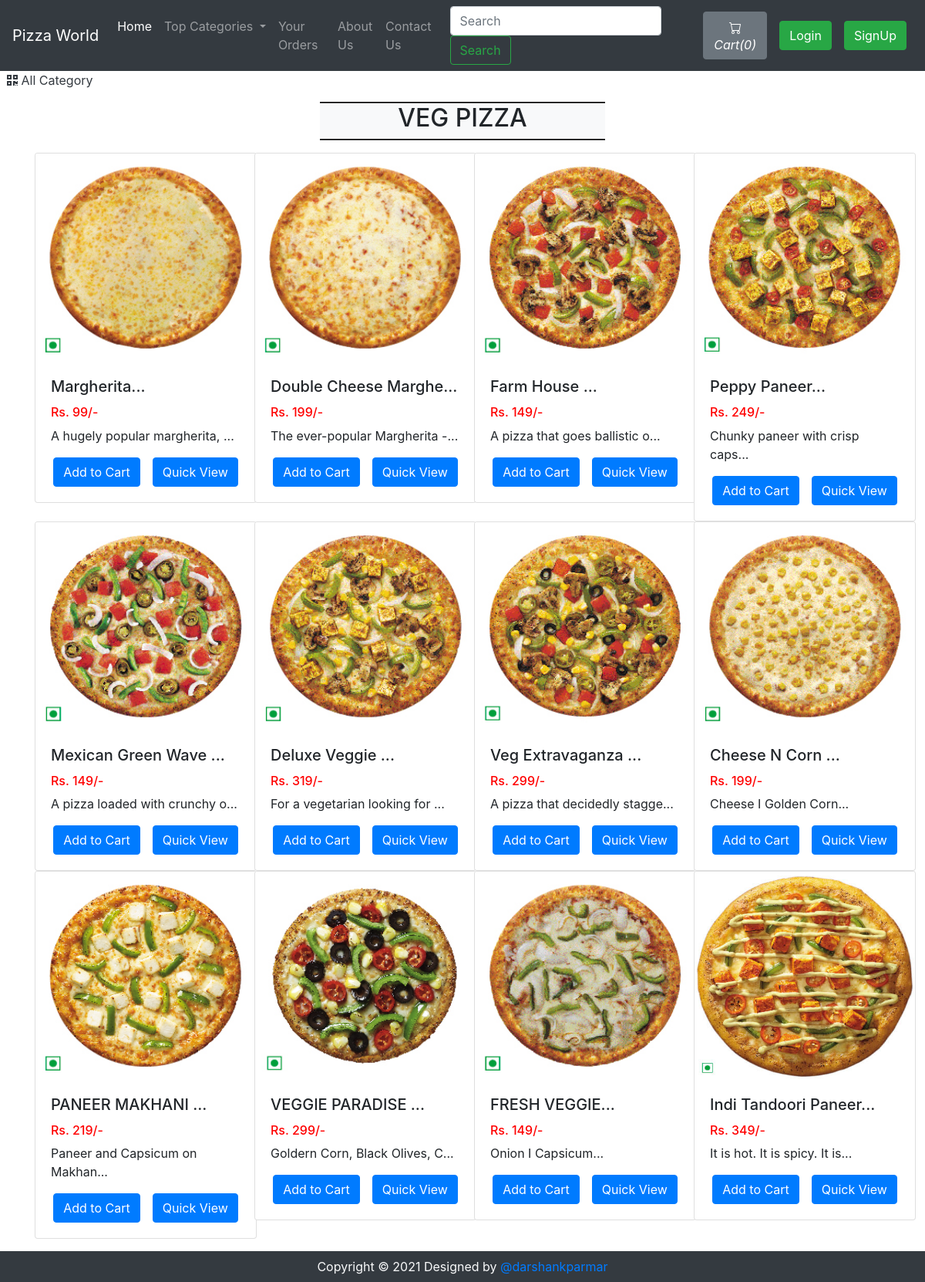
Screenshot of /viewPizzaList.php?catid=1 with the database file from the repository.
### tables this page shows
CREATE TABLE `sitedetail` (
  `tempId` int(11) NOT NULL,
  `systemName` varchar(21) NOT NULL,
  `email` varchar(35) NOT NULL,
  `contact1` bigint(21) NOT NULL,
  `contact2` bigint(21) DEFAULT NULL COMMENT 'Optional',
  `address` text NOT NULL,
  `dateTime` datetime NOT NULL DEFAULT current_timestamp()
);

CREATE TABLE `pizza` (
  `pizzaId` int(12) NOT NULL,
  `pizzaName` varchar(255) NOT NULL,
  `pizzaPrice` int(12) NOT NULL,
  `pizzaDesc` text NOT NULL,
  `pizzaCategorieId` int(12) NOT NULL,
  `pizzaPubDate` datetime NOT NULL DEFAULT current_timestamp()
);

### viewPizzaList.php (the view, shortened to what this page needs)
<!doctype html>
<html lang="en">
<head>
    <link rel="stylesheet" href="https://stackpath.bootstrapcdn.com/bootstrap/4.4.1/css/bootstrap.min.css">
    <link rel="stylesheet" href="https://use.fontawesome.com/releases/v5.8.2/css/all.css">
</head>
<body>
    <?php include 'partials/_dbconnect.php';?>
    <?php require 'partials/_nav.php' ?>
    <div>&nbsp;
        <a href="index.php" class="active text-dark">
        <i class="fas fa-qrcode"></i>
            <span>All Category</span>
        </a>
    </div>
    <div class="container my-3" id="cont">
        <div class="col-lg-4 text-center bg-light my-3" style="margin:auto;border-top: 2px groove black;border-bottom: 2px groove black;">
            <h2 class="text-center"><span id="catTitle">Items</span></h2>
        </div>
        <div class="row">
        <?php
            $id = $_GET['catid'];
            $sql = "SELECT * FROM `pizza` WHERE pizzaCategorieId = $id";
            $result = mysqli_query($conn, $sql);
            while($row = mysqli_fetch_assoc($result)){
                $pizzaId = $row['pizzaId'];
                $pizzaName = $row['pizzaName'];
                $pizzaPrice = $row['pizzaPrice'];
                $pizzaDesc = $row['pizzaDesc'];
                echo '<div class="col-xs-3 col-sm-3 col-md-3">
                        <div class="card" style="width: 18rem;">
                            <img src="img/pizza-'.$pizzaId. '.jpg" class="card-img-top" alt="image for this pizza" width="249px" height="270px">
                            <div class="card-body">
                                <h5 class="card-title">' . substr($pizzaName, 0, 20). '...</h5>
                                <h6 style="color: #ff0000">Rs. '.$pizzaPrice. '/-</h6>
                                <p class="card-text">' . substr($pizzaDesc, 0, 29). '...</p>
                                <div class="row justify-content-center">';
                                if($loggedin){
                                    $quaSql = "SELECT `itemQuantity` FROM `viewcart` WHERE pizzaId = '$pizzaId' AND `userId`='$userId'";
                                    $quaresult = mysqli_query($conn, $quaSql);
                                    $quaExistRows = mysqli_num_rows($quaresult);
                                    if($quaExistRows == 0) {
                                        echo '<form action="partials/_manageCart.php" method="POST">
                                              <input type="hidden" name="itemId" value="'.$pizzaId. '">
                                              <button type="submit" name="addToCart" class="btn btn-primary mx-2">Add to Cart</button>';
                                    }else {
                                        echo '<a href="viewCart.php"><button class="btn btn-primary mx-2">Go to Cart</button></a>';
                                    }
                                }
                                else{
                                    echo '<button class="btn btn-primary mx-2" data-toggle="modal" data-target="#loginModal">Add to Cart</button>';
                                }
                            echo '</form>
                                <a href="viewPizza.php?pizzaid=' . $pizzaId . '" class="mx-2"><button class="btn btn-primary">Quick View</button></a>
                                </div>
                            </div>
                        </div>
                    </div>';
            }
            ?>
        </div>
    </div>
    <?php require 'partials/_footer.php' ?>
</body>
</html>

### partials/_nav.php (shortened to what this page needs)
<?php
if(isset($_SESSION['loggedin']) && $_SESSION['loggedin']==true){
  $loggedin= true;
  $userId = $_SESSION['userId'];
  $username = $_SESSION['username'];
}
else{
  $loggedin = false;
  $userId = 0;
}
$sql = "SELECT * FROM `sitedetail`";
$result = mysqli_query($conn, $sql);
$row = mysqli_fetch_assoc($result);
$systemName = $row['systemName'];
echo '<nav class="navbar navbar-expand-lg navbar-dark bg-dark">
      <a class="navbar-brand" href="index.php">'.$systemName.'</a>
      <button class="navbar-toggler" type="button" data-toggle="collapse" data-target="#navbarSupportedContent" aria-controls="navbarSupportedContent" aria-expanded="false" aria-label="Toggle navigation">
        <span class="navbar-toggler-icon"></span>
      </button>
      <div class="collapse navbar-collapse" id="navbarSupportedContent">
        <ul class="navbar-nav mr-auto">
          <li class="nav-item active">
            <a class="nav-link" href="index.php">Home <span class="sr-only">(current)</span></a>
          </li>
          <li class="nav-item dropdown">
            <a class="nav-link dropdown-toggle" href="#" id="navbarDropdown" role="button" data-toggle="dropdown" aria-haspopup="true" aria-expanded="false">
              Top Categories
            </a>
            <div class="dropdown-menu" aria-labelledby="navbarDropdown">';
            echo '</div>
          </li>
          <li class="nav-item">
            <a class="nav-link" href="viewOrder.php">Your Orders</a>
          </li>
          <li class="nav-item">
            <a class="nav-link" href="about.php">About Us</a>
          </li>
          <li class="nav-item">
            <a class="nav-link" href="contact.php">Contact Us</a>
          </li>
        </ul>
        <form method="get" action="/OnlinePizzaDelivery/search.php" class="form-inline my-2 my-lg-0 mx-3">
          <input class="form-control mr-sm-2" type="search" name="search" id="search" placeholder="Search" aria-label="Search" required>
          <button class="btn btn-outline-success my-2 my-sm-0" type="submit">Search</button>
        </form>';
        $countsql = "SELECT SUM(`itemQuantity`) FROM `viewcart` WHERE `userId`=$userId";
        $countresult = mysqli_query($conn, $countsql);
        $countrow = mysqli_fetch_assoc($countresult);
        $count = $countrow['SUM(`itemQuantity`)'];
        if(!$count) {
          $count = 0;
        }
        echo '<a href="viewCart.php"><button type="button" class="btn btn-secondary mx-2" title="MyCart">
          <svg xmlns="img/cart.svg" width="16" height="16" fill="currentColor" class="bi bi-cart" viewBox="0 0 16 16">
            <path d="M0 1.5A.5.5 0 0 1 .5 1H2a.5.5 0 0 1 .485.379L2.89 3H14.5a.5.5 0 0 1 .491.592l-1.5 8A.5.5 0 0 1 13 12H4a.5.5 0 0 1-.491-.408L2.01 3.607 1.61 2H.5a.5.5 0 0 1-.5-.5zM3.102 4l1.313 7h8.17l1.313-7H3.102zM5 12a2 2 0 1 0 0 4 2 2 0 0 0 0-4zm7 0a2 2 0 1 0 0 4 2 2 0 0 0 0-4zm-7 1a1 1 0 1 1 0 2 1 1 0 0 1 0-2zm7 0a1 1 0 1 1 0 2 1 1 0 0 1 0-2z"/>
          </svg>
          <i class="bi bi-cart">Cart(' .$count. ')</i>
        </button></a>';
        if($loggedin){
          echo '<ul class="navbar-nav mr-2">
            <li class="nav-item dropdown">
              <a class="nav-link dropdown-toggle" href="#" id="navbarDropdown" role="button" data-toggle="dropdown"> Welcome ' .$username. '</a>
              <div class="dropdown-menu" aria-labelledby="navbarDropdown">
                <a class="dropdown-item" href="partials/_logout.php">Logout</a>
              </div>
            </li>
          </ul>
          <div class="text-center image-size-small position-relative">
            <a href="viewProfile.php"><img src="img/person-' .$userId. '.jpg" class="rounded-circle" onError="this.src = \'img/profilePic.jpg\'" style="width:40px; height:40px"></a>
          </div>';
        }
        else {
          echo '
          <button type="button" class="btn btn-success mx-2"  data-toggle="modal" data-target="#loginModal">Login</button>
          <button type="button" class="btn btn-success mx-2"  data-toggle="modal" data-target="#signupModal">SignUp</button>';
        }
  echo '</div>
    </nav>';
?>

### viewPizzaList.php (style rules this page uses)
#cont { min-height : 570px; }

### rows the page displays
sitedetail: systemName "Pizza World"
pizza: shows a picture, pizzaName "Margherita", pizzaPrice "99", pizzaDesc "A hugely popular margherita,"
pizza: shows a picture, pizzaName "Double Cheese Marghe", pizzaPrice "199", pizzaDesc "The ever-popular Margherita -"
pizza: shows a picture, pizzaName "Farm House", pizzaPrice "149", pizzaDesc "A pizza that goes ballistic o"
pizza: shows a picture, pizzaName "Peppy Paneer", pizzaPrice "249", pizzaDesc "Chunky paneer with crisp caps"
pizza: shows a picture, pizzaName "Mexican Green Wave", pizzaPrice "149", pizzaDesc "A pizza loaded with crunchy o"
pizza: shows a picture, pizzaName "Deluxe Veggie", pizzaPrice "319", pizzaDesc "For a vegetarian looking for"
pizza: shows a picture, pizzaName "Veg Extravaganza", pizzaPrice "299", pizzaDesc "A pizza that decidedly stagge"
pizza: shows a picture, pizzaName "Cheese N Corn", pizzaPrice "199", pizzaDesc "Cheese I Golden Corn"
pizza: shows a picture, pizzaName "PANEER MAKHANI", pizzaPrice "219", pizzaDesc "Paneer and Capsicum on Makhan"
pizza: shows a picture, pizzaName "VEGGIE PARADISE", pizzaPrice "299", pizzaDesc "Goldern Corn, Black Olives, C"
pizza: shows a picture, pizzaName "FRESH VEGGIE", pizzaPrice "149", pizzaDesc "Onion I Capsicum"
pizza: shows a picture, pizzaName "Indi Tandoori Paneer", pizzaPrice "349", pizzaDesc "It is hot. It is spicy. It is"

### other values shown
$count "0"
